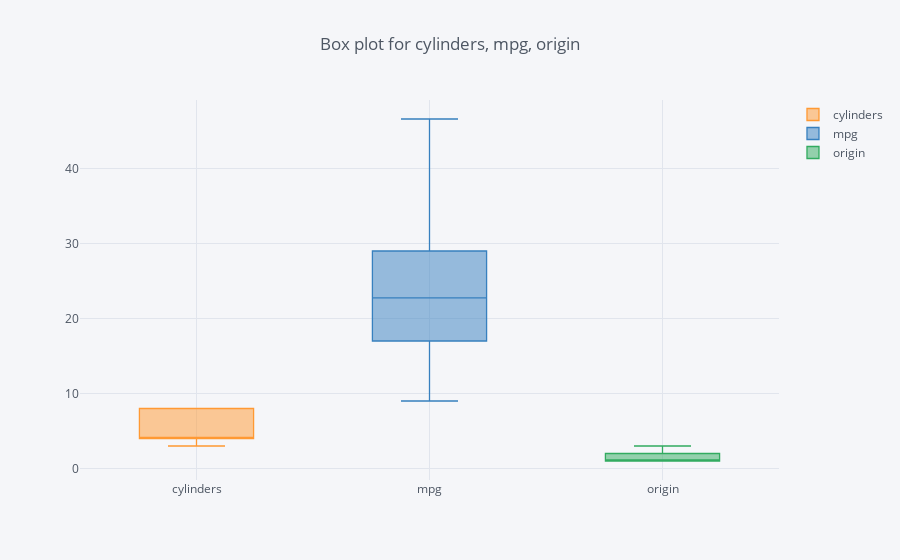

Notebook source saved alongside this figure:
### Code cell
plot2=mpg[['cylinders','mpg','origin']]
plot2.iplot(kind='box',title=' Box plot for cylinders, mpg, origin')

### Figure 1 — Plotly figure (JSON) as saved in the notebook; plotly's stock layout.template omitted (floating-point values rounded to 4 significant figures; data arrays with more than 128 entries replaced by an {"elided": "..."} marker saying what was removed)
{"data": [{"boxpoints": false, "line": {"width": 1.3}, "marker": {"color": "rgba(255, 153, 51, 1.0)"}, "name": "cylinders", "type": "box", "y": {"elided": "392 int values"}}, {"boxpoints": false, "line": {"width": 1.3}, "marker": {"color": "rgba(55, 128, 191, 1.0)"}, "name": "mpg", "type": "box", "y": {"elided": "392 float values"}}, {"boxpoints": false, "line": {"width": 1.3}, "marker": {"color": "rgba(50, 171, 96, 1.0)"}, "name": "origin", "type": "box", "y": {"elided": "392 int values"}}], "layout": {"legend": {"bgcolor": "#F5F6F9", "font": {"color": "#4D5663"}}, "paper_bgcolor": "#F5F6F9", "plot_bgcolor": "#F5F6F9", "title": " Box plot for cylinders, mpg, origin", "titlefont": {"color": "#4D5663"}, "xaxis1": {"gridcolor": "#E1E5ED", "showgrid": true, "tickfont": {"color": "#4D5663"}, "title": "", "titlefont": {"color": "#4D5663"}, "zerolinecolor": "#E1E5ED"}, "yaxis1": {"gridcolor": "#E1E5ED", "showgrid": true, "tickfont": {"color": "#4D5663"}, "title": "", "titlefont": {"color": "#4D5663"}, "zerolinecolor": "#E1E5ED"}}}
